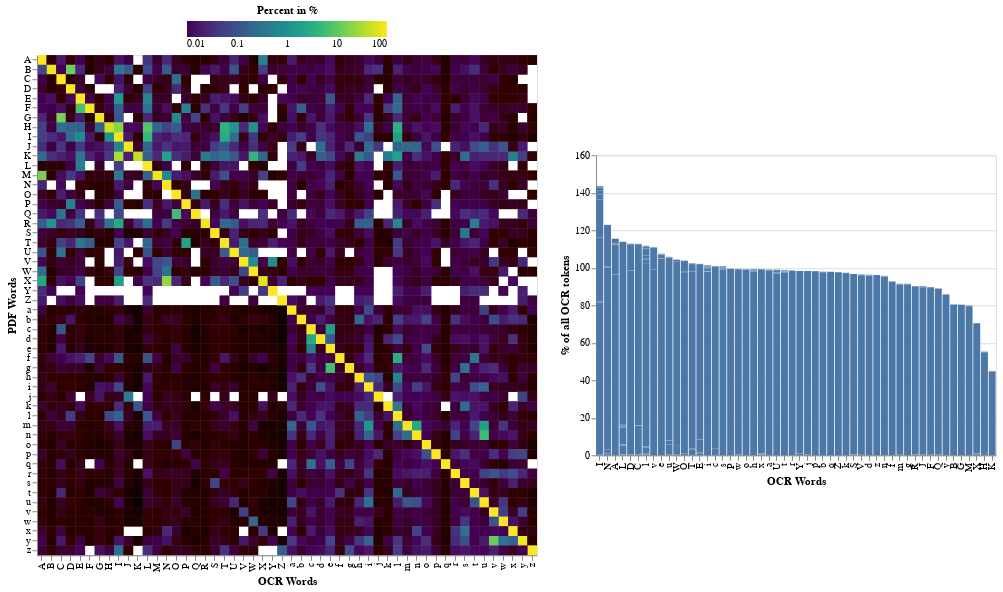

Write notebook code for a chart like this one.
### Code cell
chart_alphas

### Figure 1 — Vega-Lite specification as saved in the notebook (floating-point values rounded to 4 significant figures; data arrays with more than 128 entries replaced by an {"elided": "..."} marker saying what was removed)
{"config": {"view": {"continuousWidth": 300, "continuousHeight": 300}}, "hconcat": [{"mark": {"type": "rect"}, "encoding": {"color": {"field": "% of all OCR tokens", "legend": {"direction": "horizontal", "gradientLength": 200, "legendX": 150, "legendY": -50, "orient": "none", "titleAnchor": "middle"}, "scale": {"domain": [0.01, 100], "scheme": "viridis", "type": "log"}, "title": "Percent in %", "type": "quantitative"}, "opacity": {"condition": {"param": "param_31", "value": 1}, "value": 0.25}, "tooltip": [{"field": "pdf_letters", "title": "PDF", "type": "ordinal"}, {"field": "ocr_letters", "title": "OCR", "type": "ordinal"}, {"field": "name", "title": "Percentage", "type": "nominal"}, {"field": "Total Count of PDF token", "title": "Count", "type": "quantitative"}], "x": {"field": "ocr_letters", "sort": ["A", "B", "C", "D", "E", "F", "G", "H", "I", "J", "K", "L", "M", "N", "O", "P", "Q", "R", "S", "T", "U", "V", "W", "X", "Y", "Z", "a", "b", "c", "d", "e", "f", "g", "h", "i", "j", "k", "l", "m", "n", "o", "p", "q", "r", "s", "t", "u", "v", "w", "x", "y", "z"], "title": "OCR Words", "type": "ordinal"}, "y": {"field": "pdf_letters", "sort": ["A", "B", "C", "D", "E", "F", "G", "H", "I", "J", "K", "L", "M", "N", "O", "P", "Q", "R", "S", "T", "U", "V", "W", "X", "Y", "Z", "a", "b", "c", "d", "e", "f", "g", "h", "i", "j", "k", "l", "m", "n", "o", "p", "q", "r", "s", "t", "u", "v", "w", "x", "y", "z"], "title": "PDF Words", "type": "ordinal"}}, "height": 500, "name": "view_18", "transform": [{"fold": ["% of all OCR tokens", "Total Count of PDF token"], "as": ["column", "value"]}], "width": 500}, {"mark": {"type": "bar"}, "encoding": {"tooltip": [{"field": "pdf_letters", "title": "PDF", "type": "ordinal"}, {"field": "ocr_letters", "title": "OCR", "type": "ordinal"}, {"field": "name", "title": "Percentage", "type": "nominal"}, {"field": "Total Count of PDF token", "title": "Count", "type": "quantitative"}], "x": {"field": "ocr_letters", "sort": "-y", "title": "OCR Words", "type": "ordinal"}, "y": {"field": "% of all OCR tokens", "type": "quantitative"}}, "transform": [{"filter": {"param": "param_31"}}, {"filter": {"field": "% of all OCR tokens", "range": [100, 0.01]}}], "width": 400}], "center": true, "data": {"name": "data-3e34f81d08b69aadacef98dd56132d8c"}, "params": [{"name": "param_31", "select": {"type": "point", "encodings": ["y"]}, "views": ["view_18"]}], "$schema": "https://vega.github.io/schema/vega-lite/v5.6.1.json", "datasets": {"data-3e34f81d08b69aadacef98dd56132d8c": {"elided": "2510 records"}}}
